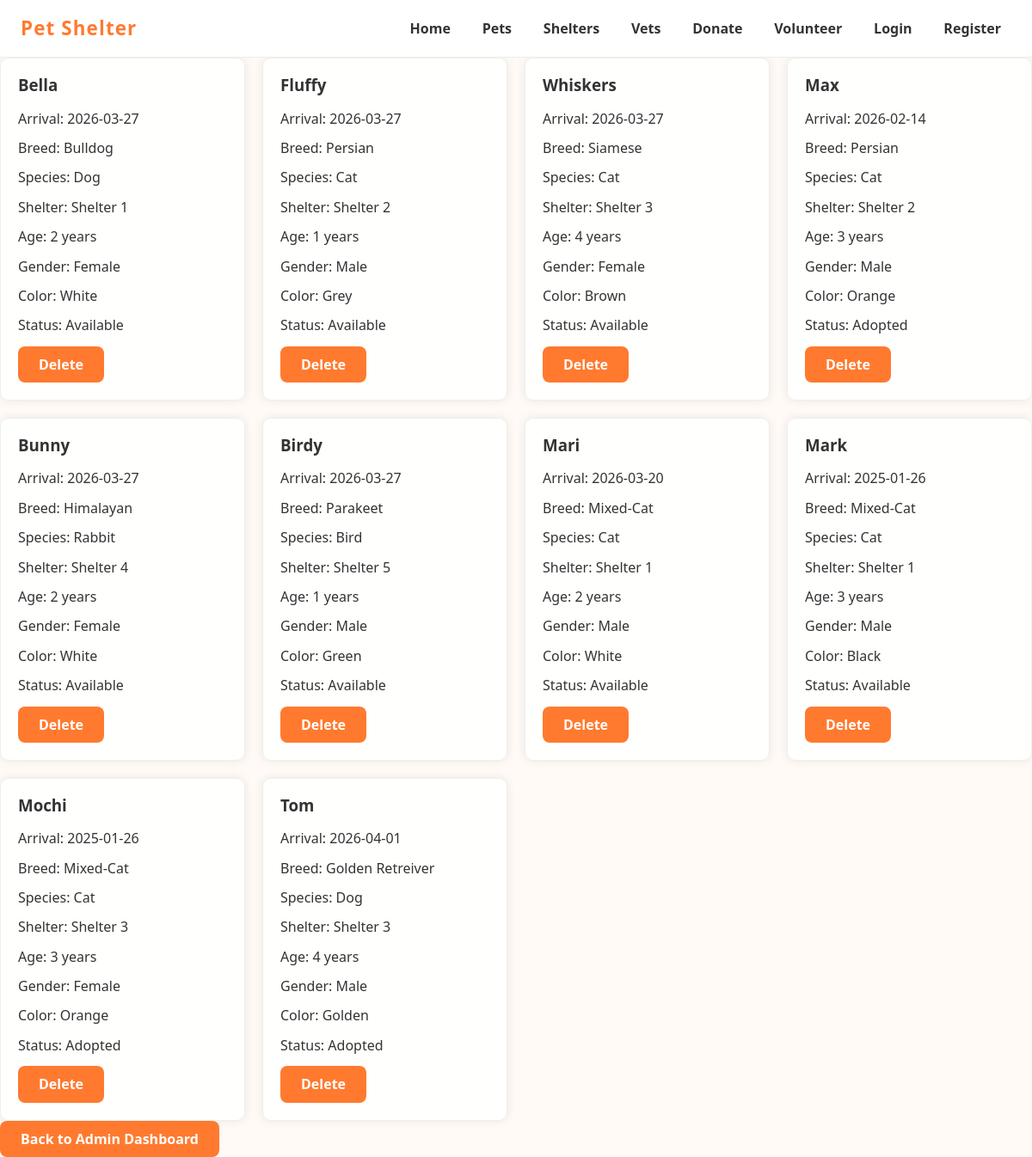
Page /pet_shelter_db/admin/view_pets.php (signed in) on the committed database.
### tables this page shows
CREATE TABLE `pets` (
  `pet_id` int(11) NOT NULL,
  `name` varchar(100) DEFAULT NULL,
  `age` int(11) DEFAULT NULL,
  `gender` varchar(10) DEFAULT NULL,
  `color` varchar(50) DEFAULT NULL,
  `arrival_date` date DEFAULT NULL,
  `status` varchar(50) DEFAULT NULL,
  `shelter_id` int(11) DEFAULT NULL,
  `breed_id` int(11) DEFAULT NULL,
  `species_id` int(11) DEFAULT NULL
);

CREATE TABLE `breeds` (
  `breed_id` int(11) NOT NULL,
  `breed_name` varchar(100) NOT NULL,
  `species_id` int(11) DEFAULT NULL
);

CREATE TABLE `species` (
  `species_id` int(11) NOT NULL,
  `species_name` varchar(50) NOT NULL
);

CREATE TABLE `shelters` (
  `shelter_id` int(11) NOT NULL,
  `name` varchar(100) DEFAULT NULL,
  `location` varchar(150) DEFAULT NULL,
  `capacity` int(11) DEFAULT NULL,
  `contact_number` varchar(20) DEFAULT NULL
);

### pet_shelter_db/admin/view_pets.php (the view, shortened to what this page needs)
<?php
include("../includes/db_connect.php");
?>
<!DOCTYPE html>
<html lang="en">
<head>
    <link rel="stylesheet" href="../css/style.css">
</head>
<body>
<div class="navbar">
    <div class="logo">Pet Shelter</div>
    <div class="menu-links">
        <a href="../index.php">Home</a>
        <a href="../pets.php">Pets</a>
        <a href="../shelters.php">Shelters</a>
        <a href="../vets.php">Vets</a>
        <a href="../donate.php">Donate</a>
        <a href="../volunteer.php">Volunteer</a>
        <a href="../login.php">Login</a>
        <a href="../register.php">Register</a>
    </div>
</div>
<div class="card-grid">
<?php
$sql = "SELECT pets.pet_id, pets.name, pets.age, pets.gender, pets.color, pets.status,pets.arrival_date,
               breeds.breed_name, species.species_name, shelters.name AS shelter_name
        FROM pets
        LEFT JOIN breeds ON pets.breed_id = breeds.breed_id
        LEFT JOIN species ON pets.species_id = species.species_id
        LEFT JOIN shelters ON pets.shelter_id = shelters.shelter_id";
$result = mysqli_query($conn, $sql);
if (mysqli_num_rows($result) > 0) {
    while ($row = mysqli_fetch_assoc($result)) {
        echo "<div class='pet-card'>";
        echo "<h3>" . $row['name'] . "</h3>";
        echo "<p>Arrival: " . $row['arrival_date'] . "</p>";
        echo "<p>Breed: " . $row['breed_name'] . "</p>";
        echo "<p>Species: " . $row['species_name'] . "</p>";
        echo "<p>Shelter: " . $row['shelter_name'] . "</p>";
        echo "<p>Age: " . $row['age'] . " years</p>";
        echo "<p>Gender: " . $row['gender'] . "</p>";
        echo "<p>Color: " . $row['color'] . "</p>";
        echo "<p>Status: " . $row['status'] . "</p>";
        echo "<a href='delete_pet.php?pet_id=" . $row['pet_id'] . "' class='btn'>Delete</a>";
        echo "</div>";
    }
} else {
    echo "<p>No pets available.</p>";
}
?>
</div>
<a class="btn" href="dashboard.php">Back to Admin Dashboard</a>
</body>
</html>

### pet_shelter_db/css/style.css (style rules this page uses)
html { line-height: 1.15; -webkit-text-size-adjust: 100%; }
body { margin: 0; }
a { background-color: transparent; }
:root { --main-bg: #fffaf5; --accent: #ff7a2f; --accent-dark: #e5671f; --text: #333; --muted: #777; --radius: 10px; --shadow: 0 0 10px rgba(0,0,0,0.1); }
* { box-sizing: border-box; }
body { margin: 0; padding: 0; font-family: 'Segoe UI', Tahoma, Geneva, Verdana, sans-serif; color: var(--text); background-color: var(--main-bg); background-image: url('../pet.jpg'); background-position: center; background-size: cover; background-repeat: no-repeat; min-height: 100vh; }
a { color: var(--accent); text-decoration: none; font-weight: 600; }
p { margin-bottom: 15px; }
.pet-card { background-color: rgba(255,255,255,0.95); padding: 20px; border-radius: var(--radius); box-shadow: 0 0 12px rgba(0,0,0,0.08); border: 1px solid #eee; }
.pet-card h3 { margin-top: 0; color: var(--text); }
.navbar { display: flex; justify-content: space-between; align-items: center; padding: 16px 24px; background: rgba(255, 255, 255, 0.92); backdrop-filter: blur(8px); border-bottom: 1px solid #eee; position: sticky; top: 0; z-index: 50; }
.logo { font-size: 1.4rem; font-weight: 900; color: var(--accent); letter-spacing: 0.05em; }
.menu-links { display: flex; gap: 0.8rem; list-style: none; margin: 0; padding: 0; }
.menu-links a { color: var(--text); text-decoration: none; font-weight: 600; padding: 8px 12px; border-radius: 6px; transition: all 0.2s ease; }
.btn { display: inline-block; background-color: var(--accent); color: white; padding: 12px 24px; border-radius: 8px; font-weight: 700; text-decoration: none; transition: background-color 0.2s ease; }
.card-grid { display: grid; grid-template-columns: repeat(auto-fit, minmax(260px, 1fr)); gap: 20px; }

### rows in the picture
pets: name "Bella", arrival_date "2026-03-27", breed.breed_name "Bulldog", species.species_name "Dog", shelter.name "Shelter 1", age "2", gender "Female", color "White", status "Available"
pets: name "Fluffy", arrival_date "2026-03-27", breed.breed_name "Persian", species.species_name "Cat", shelter.name "Shelter 2", age "1", gender "Male", color "Grey", status "Available"
pets: name "Whiskers", arrival_date "2026-03-27", breed.breed_name "Siamese", species.species_name "Cat", shelter.name "Shelter 3", age "4", gender "Female", color "Brown", status "Available"
pets: name "Max", arrival_date "2026-02-14", breed.breed_name "Persian", species.species_name "Cat", shelter.name "Shelter 2", age "3", gender "Male", color "Orange", status "Adopted"
pets: name "Bunny", arrival_date "2026-03-27", breed.breed_name "Himalayan", species.species_name "Rabbit", shelter.name "Shelter 4", age "2", gender "Female", color "White", status "Available"
pets: name "Birdy", arrival_date "2026-03-27", breed.breed_name "Parakeet", species.species_name "Bird", shelter.name "Shelter 5", age "1", gender "Male", color "Green", status "Available"
pets: name "Mari", arrival_date "2026-03-20", breed.breed_name "Mixed-Cat", species.species_name "Cat", shelter.name "Shelter 1", age "2", gender "Male", color "White", status "Available"
pets: name "Mark", arrival_date "2025-01-26", breed.breed_name "Mixed-Cat", species.species_name "Cat", shelter.name "Shelter 1", age "3", gender "Male", color "Black", status "Available"
pets: name "Mochi", arrival_date "2025-01-26", breed.breed_name "Mixed-Cat", species.species_name "Cat", shelter.name "Shelter 3", age "3", gender "Female", color "Orange", status "Adopted"
pets: name "Tom", arrival_date "2026-04-01", breed.breed_name "Golden Retreiver", species.species_name "Dog", shelter.name "Shelter 3", age "4", gender "Male", color "Golden", status "Adopted"
